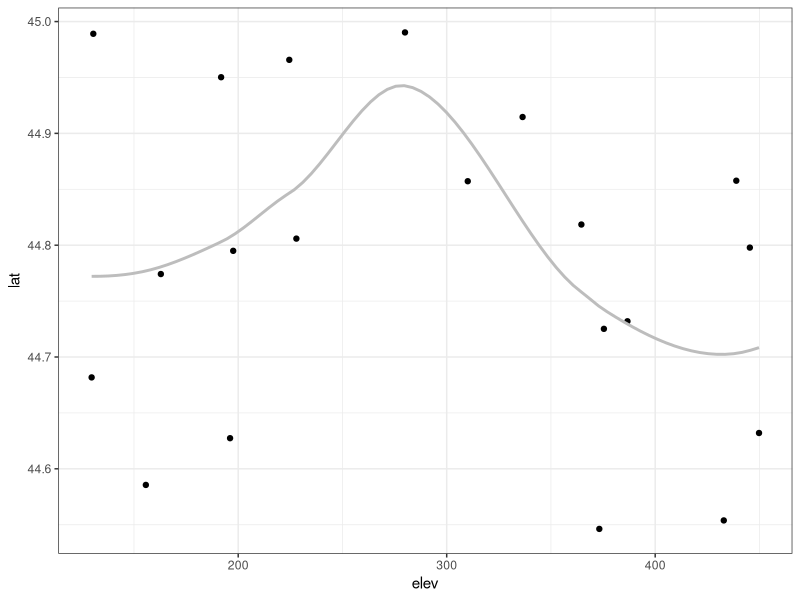
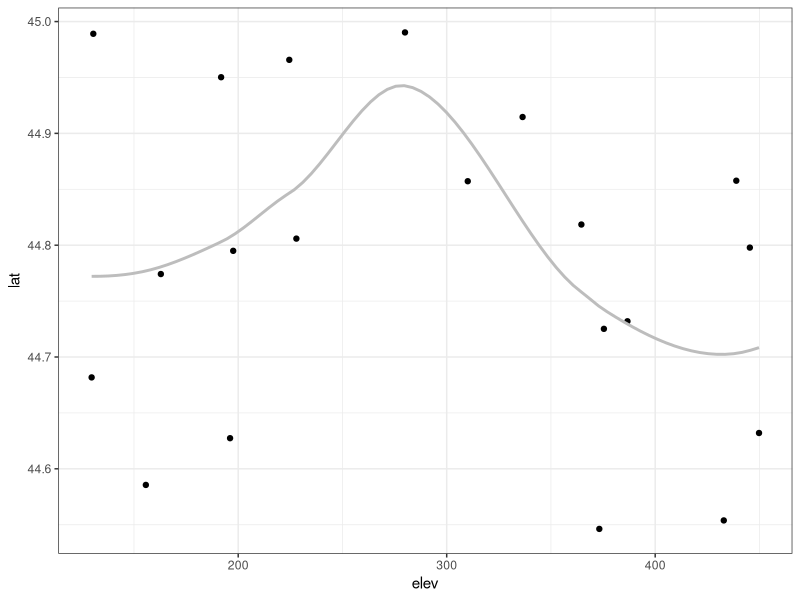
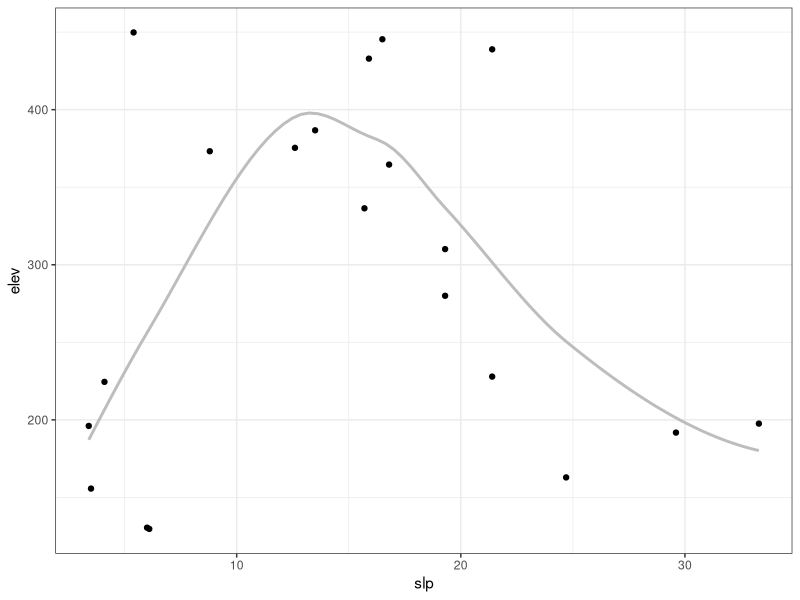
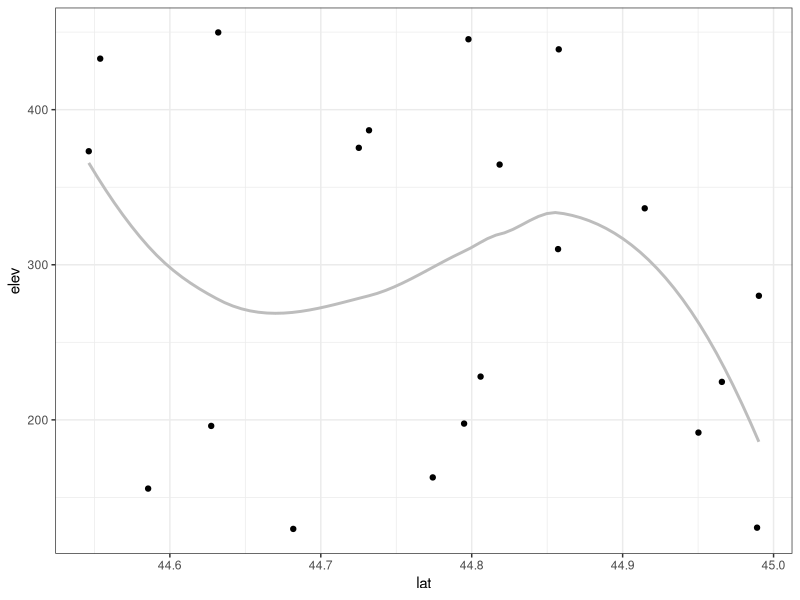
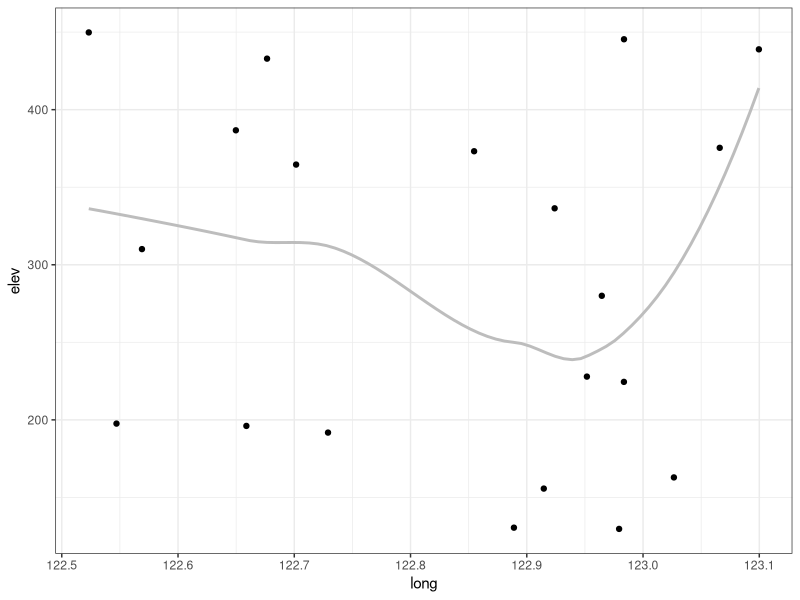
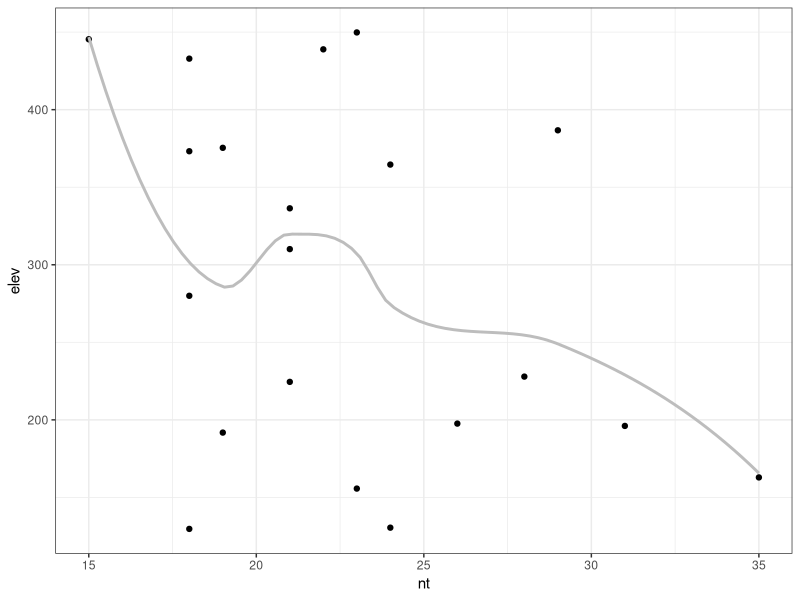
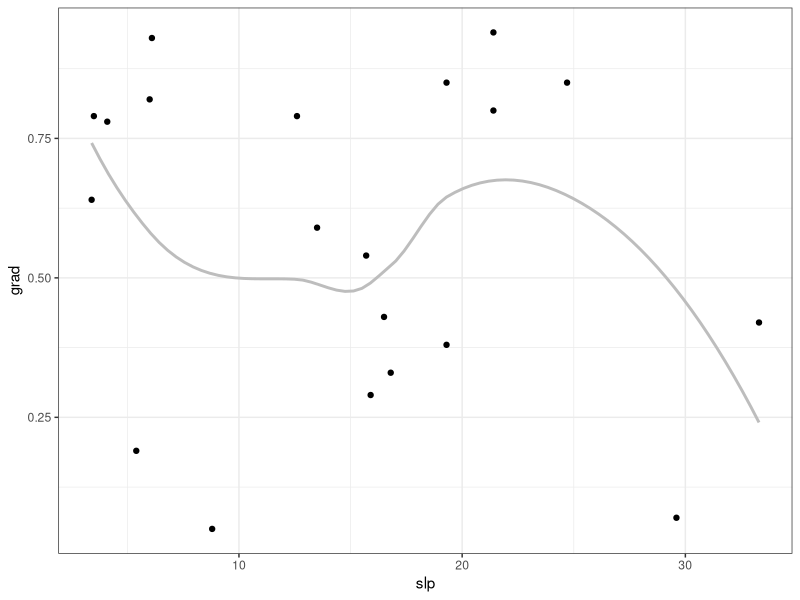
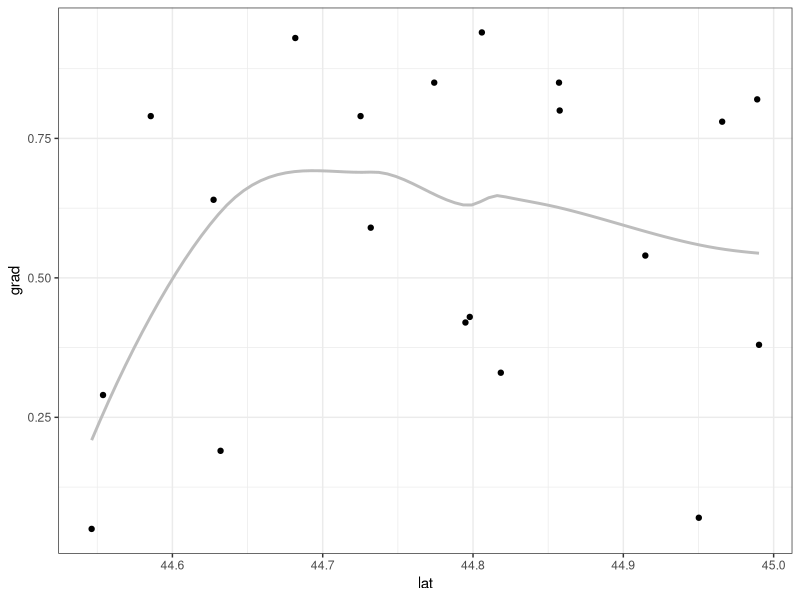

These charts were generated, in order, by the following R code:
## ---- chunk 1
knitr::opts_chunk$set(comment = "#")
## ---- chunk 2
library(ggplot2) # v. 3.0.0
library(purrr) # v. 0.2.5
## ---- chunk 3
set.seed(16)
dat = data.frame(elev = round( runif(20, 100, 500), 1),
                 resp = round( runif(20, 0, 10), 1),
                 grad = round( runif(20, 0, 1), 2),
                 slp = round( runif(20, 0, 35),1),
                 lat = runif(20, 44.5, 45),
                 long = runif(20, 122.5, 123.1),
                 nt = rpois(20, lambda = 25) )
head(dat)
## ---- chunk 4
response = names(dat)[1:3]
expl = names(dat)[4:7]
## ---- chunk 5
response = set_names(response)
response
## ---- chunk 6
expl = set_names(expl)
expl
## ---- chunk 7
scatter_fun = function(x, y) {
     ggplot(dat, aes_string(x = x, y = y) ) +
          geom_point() +
          geom_smooth(se = FALSE, color = "grey74") +
          theme_bw()
}
## ---- chunk 8
scatter_fun("elev", "lat")
## ---- chunk 9
scatter_fun2 = function(x, y) {
     ggplot(dat, aes(x = !!sym(x), y = !!sym(y) ) ) +
          geom_point() +
          geom_smooth(se = FALSE, color = "grey74") +
          theme_bw()
}

scatter_fun2("elev", "lat")
## ---- chunk 10
elev_plots = map(expl, ~scatter_fun(.x, "elev") )
## ---- chunk 11
elev_plots
## ---- chunk 12
all_plots = map(response,
                ~map(expl, scatter_fun, y = .x))
## ---- chunk 13
all_plots$grad
## ---- chunk 14
all_plots$grad$long
## ---- chunk 15
all_plots[[3]][[3]]
## ---- chunk 16
plotnames = imap(all_plots, ~paste0(.y, "_", names(.x), ".png")) %>%
     flatten()
